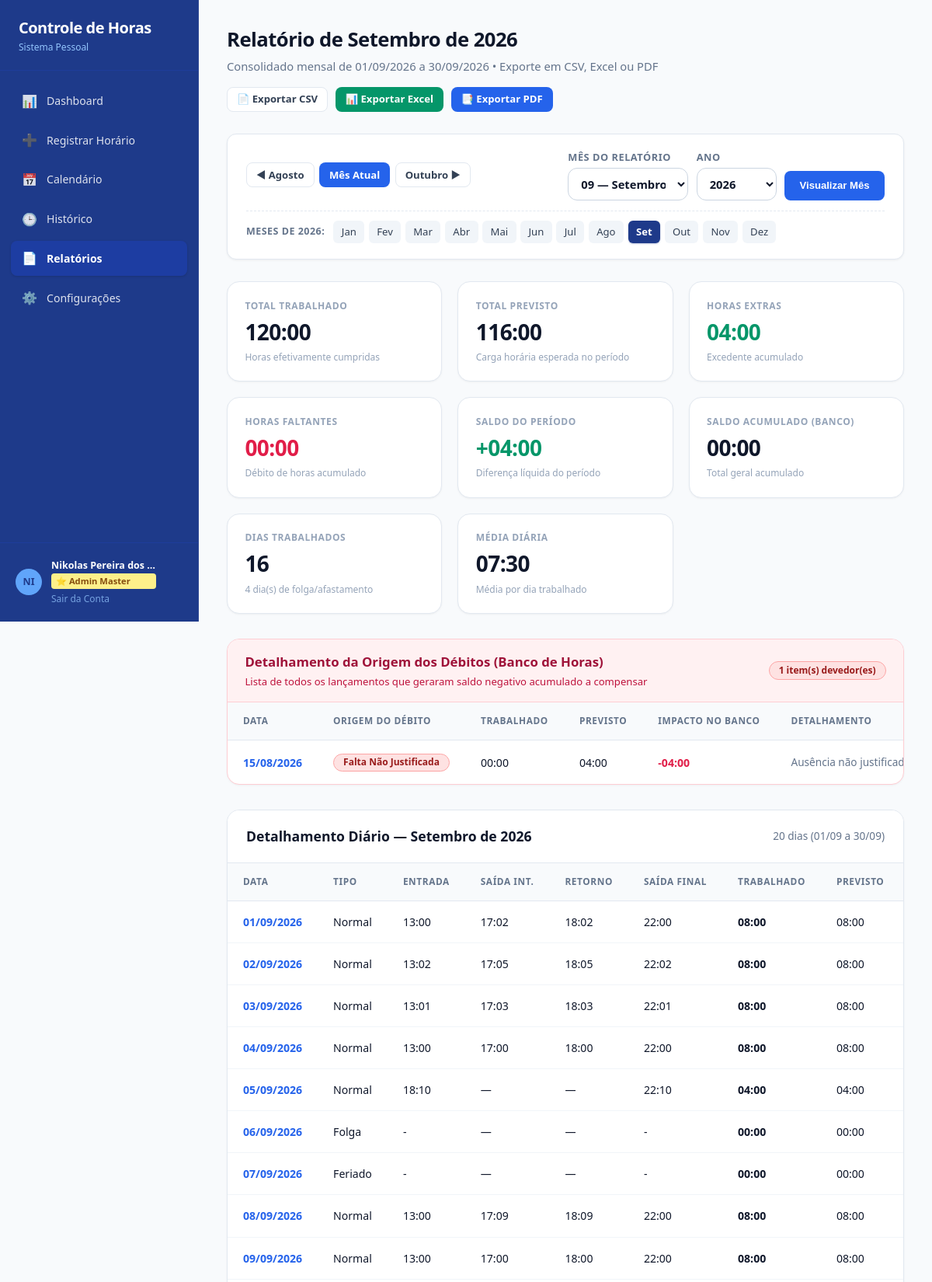
/relatorios (signed in, upper part), run on the app's committed database.
### tables this page shows
CREATE TABLE work_days (
        id INTEGER PRIMARY KEY AUTOINCREMENT,
        user_id INTEGER NOT NULL,
        date TEXT NOT NULL,
        day_type TEXT DEFAULT 'trabalho',
        observation TEXT,
        created_at TIMESTAMP DEFAULT CURRENT_TIMESTAMP,
        updated_at TIMESTAMP DEFAULT CURRENT_TIMESTAMP, overtime_paid INTEGER DEFAULT 0,
        UNIQUE(user_id, date),
        FOREIGN KEY (user_id) REFERENCES users(id) ON DELETE CASCADE
    );

CREATE TABLE work_periods (
        id INTEGER PRIMARY KEY AUTOINCREMENT,
        work_day_id INTEGER NOT NULL,
        period_order INTEGER NOT NULL DEFAULT 1,
        start_time TEXT NOT NULL,
        end_time TEXT NOT NULL,
        FOREIGN KEY (work_day_id) REFERENCES work_days(id) ON DELETE CASCADE
    );

### app.py (the view)
@app.route('/relatorios')
@login_required
def reports_view():
    user_id = session['user_id']
    info = _parse_report_month(request.args)
    now = datetime.now()
    summary = generate_report_summary(user_id, info['start_date'], info['end_date'])
    cumulative_bank_mins, cumulative_bank_str = get_cumulative_bank_balance(user_id)
    bank_breakdown = get_bank_debit_breakdown(user_id)
    available_years = list(range(now.year - 3, now.year + 4))
    if info['year'] not in available_years:
        available_years.append(info['year'])
        available_years.sort()
    return render_template(
        'reports.html',
        active_page='reports',
        selected_year=info['year'],
        selected_month=info['month'],
        month_name=info['month_name'],
        month_picker_val=info['month_picker_val'],
        start_date=info['start_date'],
        end_date=info['end_date'],
        last_day=info['last_day'],
        prev_month=info['prev_month'],
        prev_year=info['prev_year'],
        next_month=info['next_month'],
        next_year=info['next_year'],
        all_months=MONTH_LIST_PT,
        available_years=available_years,
        summary=summary,
        cumulative_bank_mins=cumulative_bank_mins,
        cumulative_bank_str=cumulative_bank_str,
        bank_breakdown=bank_breakdown,
        current_year=now.year,
        current_month=now.month
    )

### templates/reports.html (shortened to what this page needs)
{% extends "base.html" %}
{% block content %}
<div class="page-header">
  <div>
    <h1 class="page-title">Relatório de {{ month_name }} de {{ selected_year }}</h1>
    <p class="page-subtitle">Consolidado mensal de 01/{{ "%02d"|format(selected_month) }}/{{ selected_year }} a {{ "%02d"|format(last_day) }}/{{ "%02d"|format(selected_month) }}/{{ selected_year }} • Exporte em CSV, Excel ou PDF</p>
  </div>
  <div class="export-bar">
    <a href="{{ url_for('export_csv', year=selected_year, month=selected_month) }}" class="btn btn-secondary btn-sm" id="btn-export-csv" title="Exportar para arquivo CSV ({{ month_name }} de {{ selected_year }})">
      📄 Exportar CSV
    </a>
    <a href="{{ url_for('export_excel', year=selected_year, month=selected_month) }}" class="btn btn-success btn-sm" id="btn-export-excel" title="Exportar planilha formatada em Excel (.xlsx) de {{ month_name }}">
      📊 Exportar Excel
    </a>
    <a href="{{ url_for('export_pdf', year=selected_year, month=selected_month) }}" class="btn btn-primary btn-sm" id="btn-export-pdf" title="Exportar documento diagramado em PDF de {{ month_name }}">
      📑 Exportar PDF
    </a>
  </div>
</div>
<div class="filter-bar" style="display: flex; flex-direction: column; gap: 0.85rem; background: #ffffff; padding: 1.25rem 1.5rem; border-radius: 12px; box-shadow: 0 1px 3px rgba(0,0,0,0.06); border: 1px solid var(--border-color); margin-bottom: 1.75rem;">
  <div style="display: flex; justify-content: space-between; align-items: center; flex-wrap: wrap; gap: 1rem;">
    <div style="display: flex; align-items: center; gap: 0.4rem; flex-wrap: wrap;">
      <a href="{{ url_for('reports_view', year=prev_year, month=prev_month) }}" class="btn btn-secondary btn-sm" id="btn-prev-month" title="Ir para {{ all_months[prev_month - 1][1] }} de {{ prev_year }}">
        ◀ {{ all_months[prev_month - 1][1] }}
      </a>
      <a href="{{ url_for('reports_view', year=current_year, month=current_month) }}" class="btn {% if selected_year == current_year and selected_month == current_month %}btn-primary{% else %}btn-secondary{% endif %} btn-sm" id="btn-current-month" title="Voltar para o mês corrente">
        Mês Atual
      </a>
      <a href="{{ url_for('reports_view', year=next_year, month=next_month) }}" class="btn btn-secondary btn-sm" id="btn-next-month" title="Ir para {{ all_months[next_month - 1][1] }} de {{ next_year }}">
        {{ all_months[next_month - 1][1] }} ▶
      </a>
    </div>
    <form method="GET" action="{{ url_for('reports_view') }}" class="filter-form" style="display: flex; align-items: flex-end; gap: 0.65rem; flex-wrap: wrap; margin: 0;">
      <div class="filter-group" style="margin: 0; min-width: 155px;">
        <label for="month-select" style="font-size: 0.8rem; font-weight: 600; margin-bottom: 0.25rem; color: var(--text-muted); display: block;">Mês do Relatório</label>
        <select id="month-select" name="month" class="form-control" style="padding: 0.45rem 0.75rem; font-weight: 600;">
          {% for m_num, m_label in all_months %}
            <option value="{{ m_num }}" {% if m_num == selected_month %}selected{% endif %}>
              {{ "%02d"|format(m_num) }} — {{ m_label }}
            </option>
          {% endfor %}
        </select>
      </div>
      <div class="filter-group" style="margin: 0; min-width: 95px;">
        <label for="year-select" style="font-size: 0.8rem; font-weight: 600; margin-bottom: 0.25rem; color: var(--text-muted); display: block;">Ano</label>
        <select id="year-select" name="year" class="form-control" style="padding: 0.45rem 0.75rem; font-weight: 600;">
          {% for y in available_years %}
            <option value="{{ y }}" {% if y == selected_year %}selected{% endif %}>{{ y }}</option>
          {% endfor %}
        </select>
      </div>
      <button type="submit" class="btn btn-primary btn-sm" id="btn-apply-report-filter" style="padding: 0.5rem 1.15rem; font-weight: 700; height: 38px;">
        Visualizar Mês
      </button>
    </form>
  </div>
  <div style="display: flex; align-items: center; gap: 0.35rem; flex-wrap: wrap; padding-top: 0.75rem; border-top: 1px dashed #e2e8f0;">
    <span style="font-size: 0.78rem; font-weight: 700; color: var(--text-muted); margin-right: 0.35rem; text-transform: uppercase; letter-spacing: 0.04em;">Meses de {{ selected_year }}:</span>
    {% for m_num, m_label in all_months %}
      <a
        href="{{ url_for('reports_view', year=selected_year, month=m_num) }}"
        class="month-pill {% if m_num == selected_month %}month-pill-active{% endif %}"
        id="pill-month-{{ m_num }}"
        title="Ver relatório de {{ m_label }} de {{ selected_year }}"
        style="padding: 0.28rem 0.65rem; font-size: 0.82rem; font-weight: {% if m_num == selected_month %}700{% else %}500{% endif %}; border-radius: 6px; text-decoration: none; transition: all 0.15s ease; {% if m_num == selected_month %}background: #1e3a8a; color: #ffffff; box-shadow: 0 1px 2px rgba(30,58,138,0.3);{% else %}background: #f1f5f9; color: #334155;{% endif %}"
      >
        {{ m_label[:3] }}
      </a>
    {% endfor %}
  </div>
</div>
<div class="stats-grid" style="margin-bottom: 2rem;">
  <div class="stat-card">
    <div class="stat-label">Total Trabalhado</div>
    <div class="stat-value">{{ summary.total_worked_str }}</div>
    <div class="stat-subtext">Horas efetivamente cumpridas</div>
  </div>
  <div class="stat-card">
    <div class="stat-label">Total Previsto</div>
    <div class="stat-value">{{ summary.total_expected_str }}</div>
    <div class="stat-subtext">Carga horária esperada no período</div>
  </div>
  <div class="stat-card">
    <div class="stat-label">Horas Extras</div>
    <div class="stat-value text-positive">{{ summary.total_overtime_str }}</div>
    <div class="stat-subtext">
      {% if summary.total_overtime_paid_minutes > 0 %}
        <span style="color: #16a34a; font-weight: 700;">💵 {{ summary.total_overtime_paid_str }} pagas em folha</span>
      {% else %}
        Excedente acumulado
      {% endif %}
    </div>
  </div>
  <div class="stat-card">
    <div class="stat-label">Horas Faltantes</div>
    <div class="stat-value text-negative">{{ summary.total_missing_str }}</div>
    <div class="stat-subtext">Débito de horas acumulado</div>
  </div>
  <div class="stat-card">
    <div class="stat-label">Saldo do Período</div>
    <div class="stat-value {% if '+' in summary.total_balance_str %}text-positive{% elif '-' in summary.total_balance_str %}text-negative{% else %}text-neutral{% endif %}">
      {{ summary.total_balance_str }}
    </div>
    <div class="stat-subtext">Diferença líquida do período</div>
  </div>
  <div class="stat-card" {% if cumulative_bank_mins < 0 %}style="border-color: #fca5a5; background: #fff5f5;"{% endif %}>
    <div class="stat-label">Saldo Acumulado (Banco)</div>
    <div class="stat-value {% if '+' in cumulative_bank_str %}text-positive{% elif '-' in cumulative_bank_str %}text-negative{% else %}text-neutral{% endif %}">
      {{ cumulative_bank_str }}
    </div>
    <div class="stat-subtext">
      {% if cumulative_bank_mins < 0 %}
        <span style="color: #dc2626; font-weight: 700;">⚠️ Débito ativo a pagar (acumulado entre meses)</span>
      {% else %}
        Total geral acumulado
      {% endif %}
    </div>
  </div>
  <div class="stat-card">
    <div class="stat-label">Dias Trabalhados</div>
    <div class="stat-value">{{ summary.worked_days_count }}</div>
    <div class="stat-subtext">{{ summary.off_days_count }} dia(s) de folga/afastamento</div>
  </div>
  <div class="stat-card">
    <div class="stat-label">Média Diária</div>
    <div class="stat-value">{{ summary.average_daily_str }}</div>
    <div class="stat-subtext">Média por dia trabalhado</div>
  </div>
</div>
{% if bank_breakdown and bank_breakdown.debit_items %}
<div class="table-card" style="margin-bottom: 2rem; border-color: #fecdd3;">
  <div style="padding: 1rem 1.4rem; border-bottom: 1px solid #fecdd3; background: #fff1f2; display: flex; align-items: center; justify-content: space-between;">
    <div>
      <h3 style="font-size: 1.05rem; font-weight: 700; color: #9f1239;">Detalhamento da Origem dos Débitos (Banco de Horas)</h3>
      <p style="font-size: 0.82rem; color: #be123c; margin: 0.2rem 0 0;">Lista de todos os lançamentos que geraram saldo negativo acumulado a compensar</p>
    </div>
    <span class="status-badge" style="background: #fee2e2; color: #991b1b; border: 1px solid #fca5a5; font-weight: 700;">
      {{ bank_breakdown.debit_items|length }} item(s) devedor(es)
    </span>
  </div>
  <div class="table-responsive">
    <table class="data-table">
      <thead>
        <tr>
          <th>Data</th>
          <th>Origem do Débito</th>
          <th>Trabalhado</th>
          <th>Previsto</th>
          <th>Impacto no Banco</th>
          <th>Detalhamento</th>
        </tr>
      </thead>
      <tbody>
        {% for item in bank_breakdown.debit_items %}
          <tr>
            <td>
              {% if item.date != '-' %}
                <a href="{{ url_for('day_detail_view', date_str=item.date) }}" style="font-weight: 700; color: var(--primary); text-decoration: none;">
                  {{ item.formatted_date }}
                </a>
              {% else %}
                <span style="font-weight: 600; color: var(--text-muted);">{{ item.formatted_date }}</span>
              {% endif %}
            </td>
            <td>
              <span class="status-badge {% if 'Falta' in item.type_label %}status-falta{% else %}status-incompleto{% endif %}">
                {{ item.type_label }}
              </span>
            </td>
            <td>{{ item.worked_str }}</td>
            <td>{{ item.expected_str }}</td>
            <td>
              <span class="text-negative" style="font-weight: 700;">
                {{ item.balance_str }}
              </span>
            </td>
            <td style="font-size: 0.85rem; color: var(--text-muted);">
              {{ item.description }}
            </td>
          </tr>
        {% endfor %}
      </tbody>
    </table>
  </div>
</div>
{% endif %}
<div class="table-card">
  <div style="padding: 1.25rem 1.5rem; border-bottom: 1px solid var(--border-color); background: var(--bg-surface); display: flex; align-items: center; justify-content: space-between;">
    <h3 style="font-size: 1.1rem; font-weight: 700;">Detalhamento Diário — {{ month_name }} de {{ selected_year }}</h3>
    <span style="font-size: 0.85rem; color: var(--text-muted);">{{ summary.days|length }} dias (01/{{ "%02d"|format(selected_month) }} a {{ "%02d"|format(last_day) }}/{{ "%02d"|format(selected_month) }})</span>
  </div>
  <div class="table-responsive">
    <table class="data-table">
      <thead>
        <tr>
          <th>Data</th>
          <th>Tipo</th>
          <th>Entrada</th>
          <th>Saída Int.</th>
          <th>Retorno</th>
          <th>Saída Final</th>
          <th>Trabalhado</th>
          <th>Previsto</th>
          <th>Extras</th>
        </tr>
      </thead>
      <tbody>
        {% if summary.days %}
          {% for d in summary.days %}
            <tr>
              <td>
                <a href="{{ url_for('day_detail_view', date_str=d.date) }}" style="font-weight: 700; color: var(--primary); text-decoration: none;">
                  {{ d.date.split('-')[2] }}/{{ d.date.split('-')[1] }}/{{ d.date.split('-')[0] }}
                </a>
              </td>
              <td>
                {% if d.day_type == 'trabalho' %}Normal
                {% elif d.day_type == 'folga' %}Folga
                {% elif d.day_type == 'feriado' %}Feriado
                {% elif d.day_type == 'falta' %}<span style="color: #dc2626; font-weight: 700;">Falta (A Pagar)</span>
                {% elif d.day_type == 'atestado' %}Atestado
                {% else %}{{ d.day_type }}{% endif %}
              </td>
              <td>{{ d.first_in }}</td>
              <td>
                {% if d.periods|length > 1 %}{{ d.periods[0].end_time }}{% else %}—{% endif %}
              </td>
              <td>
                {% if d.periods|length > 1 %}{{ d.periods[1].start_time }}{% else %}—{% endif %}
              </td>
              <td>
                {% if d.is_in_progress %}
                  <span style="color: #d97706; font-weight: 600;">⏳ Em aberto</span>
                {% else %}
                  {{ d.last_out }}
                {% endif %}
              </td>
              <td><strong>{{ d.total_worked_str }}</strong></td>
              <td>{{ d.expected_str }}</td>
              <td class="text-positive">
              </td>
            </tr>
          {% endfor %}
        {% else %}
          <tr>
            <td colspan="12" style="text-align: center; padding: 2.5rem; color: var(--text-muted);">
              Nenhum dado registrado para o período de {{ summary.start_date }} a {{ summary.end_date }}.
            </td>
          </tr>
        {% endif %}
      </tbody>
    </table>
  </div>
</div>
{% endblock %}

### data on the page
work_days: formatted_date "15/08/2026", type_label "Falta Não Justificada", worked_str "00:00", expected_str "04:00", balance_str "-04:00", description "Ausência não…"
work_days: date "01", date "09", date "2026"
work_periods: first_in "13:00", end_time "17:02"
work_periods: start_time "18:02", last_out "22:00"
work_days: date "02", date "09", date "2026"
work_periods: first_in "13:02", end_time "17:05"
work_periods: start_time "18:05", last_out "22:02"
work_days: date "03", date "09", date "2026"
work_periods: first_in "13:01", end_time "17:03"
work_periods: start_time "18:03", last_out "22:01"
work_days: date "04", date "09", date "2026"
work_periods: first_in "13:00", end_time "17:00"
work_periods: start_time "18:00", last_out "22:00"
work_periods: date "05", date "09", date "2026", shows "Normal", first_in "18:10", last_out "22:10", total_worked_str "04:00", expected_str "04:00"
work_days: date "06", date "09", date "2026", day_type "Folga", first_in "-", last_out "-", total_worked_str "00:00", expected_str "00:00"
work_days: date "07", date "09", date "2026", day_type "Feriado", first_in "-", last_out "-", total_worked_str "00:00", expected_str "00:00"
work_days: date "08", date "09", date "2026"
work_periods: first_in "13:00", end_time "17:09"
work_periods: start_time "18:09", last_out "22:00"
work_days: date "09", date "09", date "2026"
work_periods: first_in "13:00", end_time "17:00"
work_periods: start_time "18:00", last_out "22:00"

### other printed values
{{ month_name }} "Setembro"
{{ selected_year }} "2026"
{{ "%02d"|format(selected_month) }} "09"
{{ "%02d"|format(last_day) }} "30"
{{ all_months[prev_month - 1][1] }} "Agosto"
{{ all_months[next_month - 1][1] }} "Outubro"
{{ m_label[:3] }} "Jan" "Fev" "Mar" "Abr" "Mai" "Jun" "Jul" "Ago" "Set" "Out" "Nov" "Dez"
{{ summary.total_worked_str }} "120:00"
{{ summary.total_expected_str }} "116:00"
{{ summary.total_overtime_str }} "04:00"
{{ summary.total_missing_str }} "00:00"
{{ summary.total_balance_str }} "+04:00"
{{ cumulative_bank_str }} "00:00"
{{ summary.worked_days_count }} "16"
{{ summary.off_days_count }} "4"
